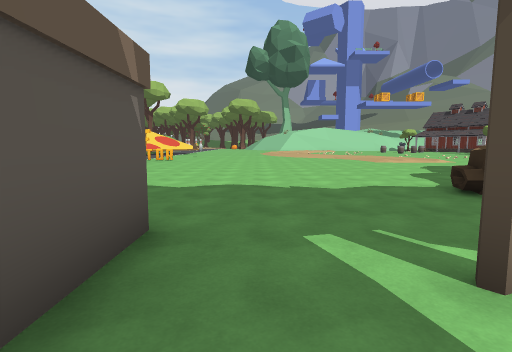
View 1 (above)

24 first-person views from a walk through a Unity game level. The camera is 1.5 m above the floor, tilts 6° down and sees 80° across. The floor is counted in squares, 2 m on a side. Each view is taken from the middle of a square. On the plan, view 1 faces up. The plan holds only what a view shows up to about 10 squares ahead; the rest is blank. The place goes on beyond the plan. The player is left out. Some surface patterns are stand-ins.

View 2
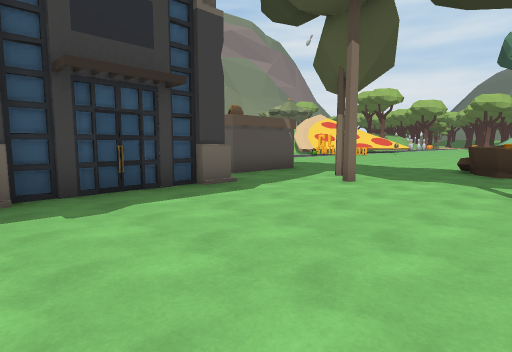

View 3
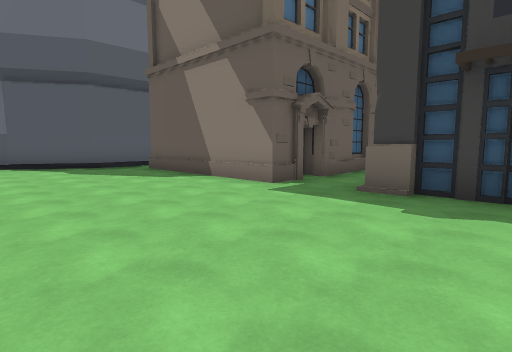

View 4
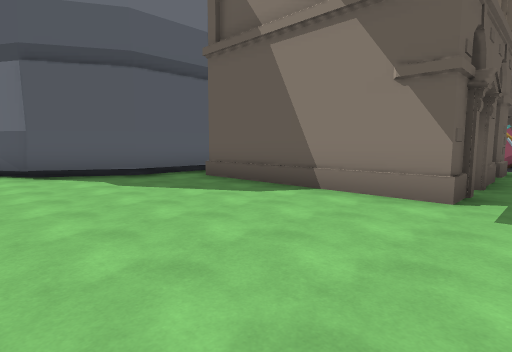

View 5
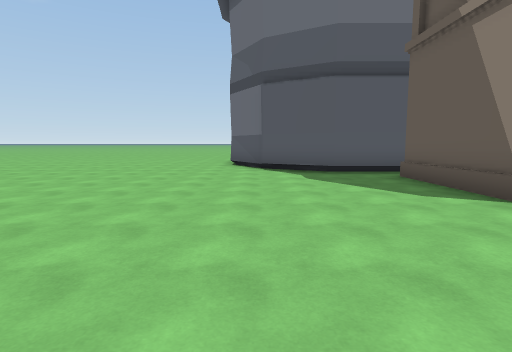

View 6
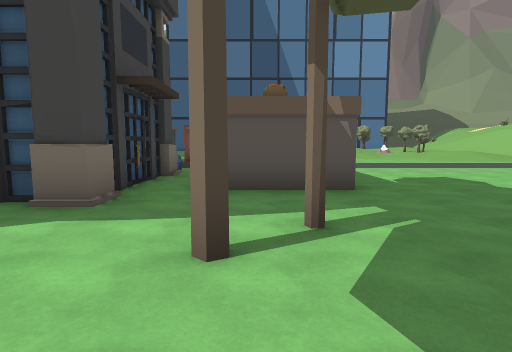

View 7
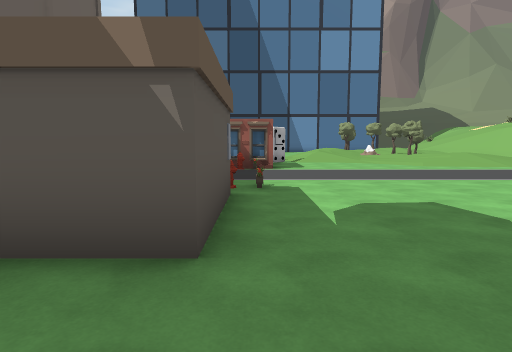

View 8
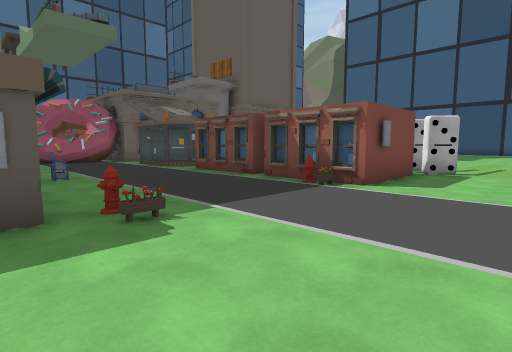

View 9
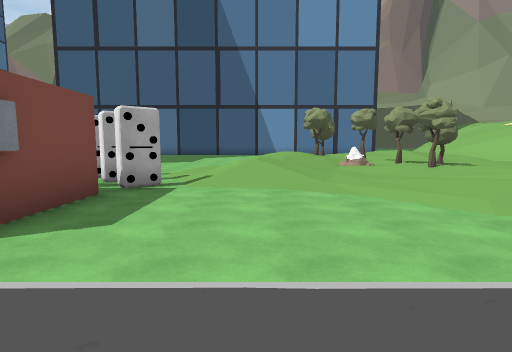

View 10
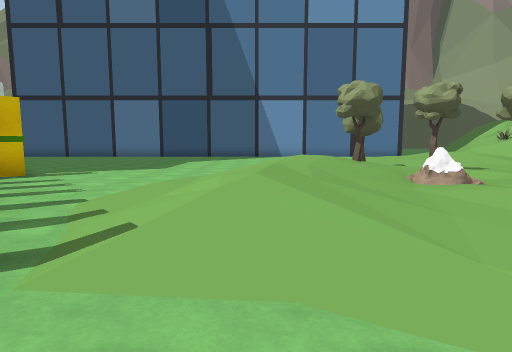

View 11
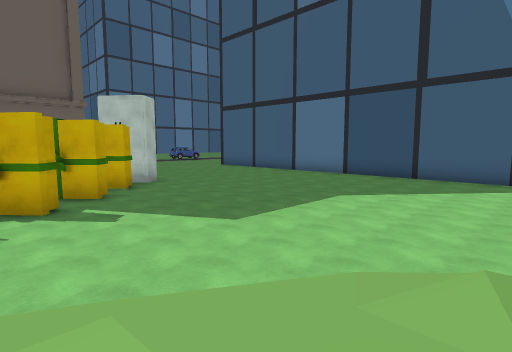

View 12
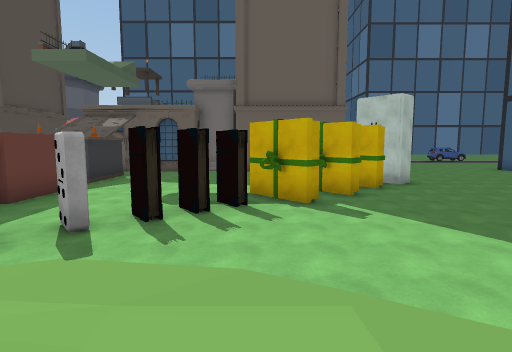

View 13
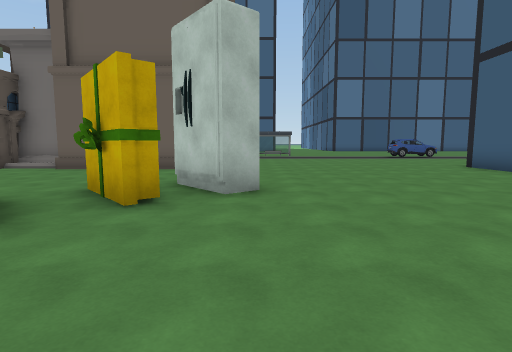

View 14
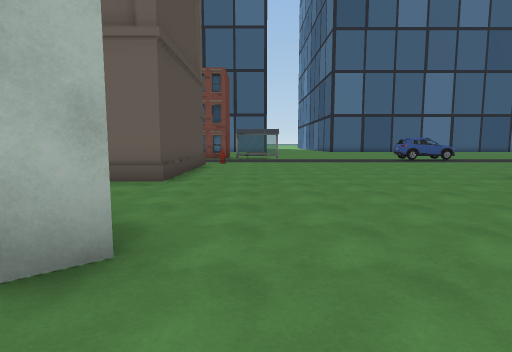

View 15
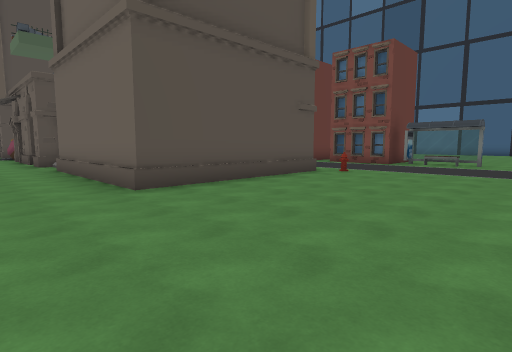

View 16
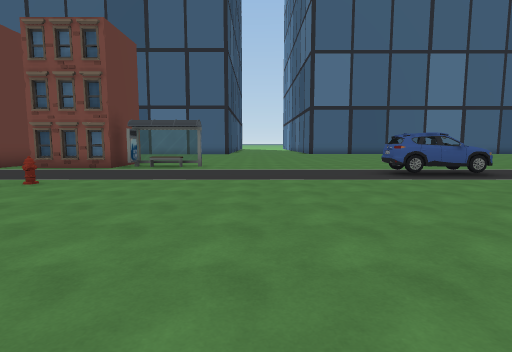

View 17
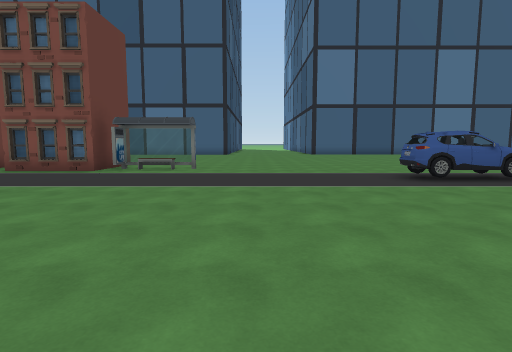

View 18
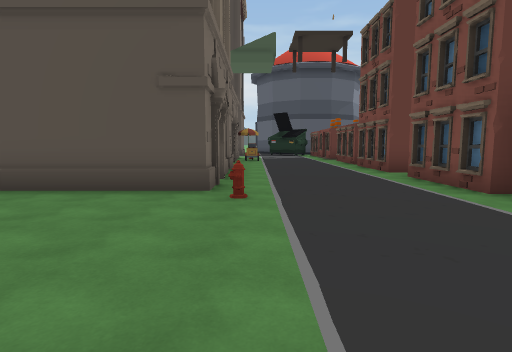

View 19
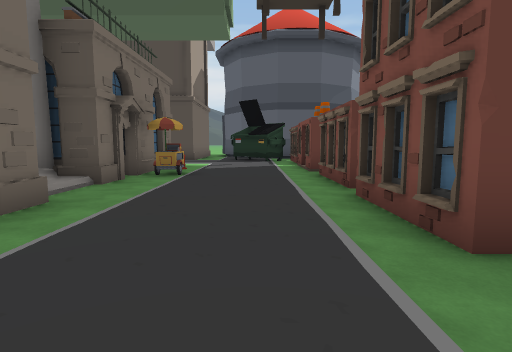

View 20
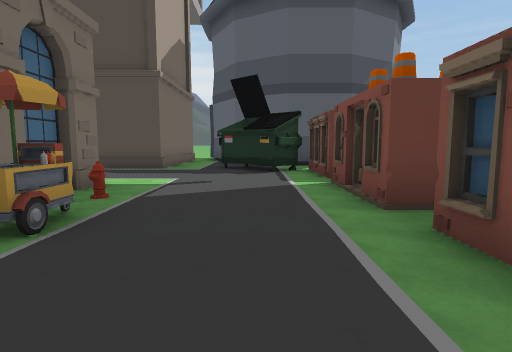

View 21
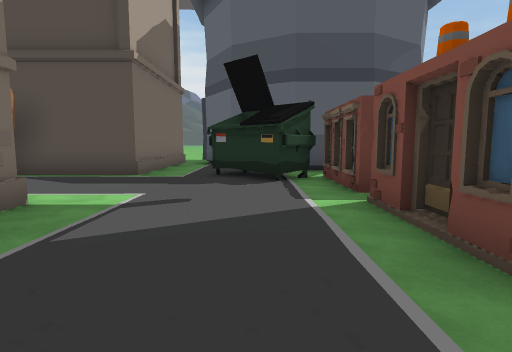

View 22
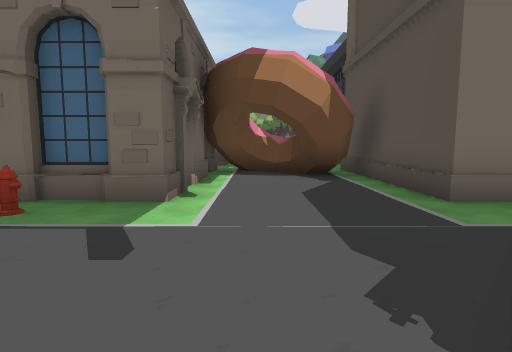

View 23
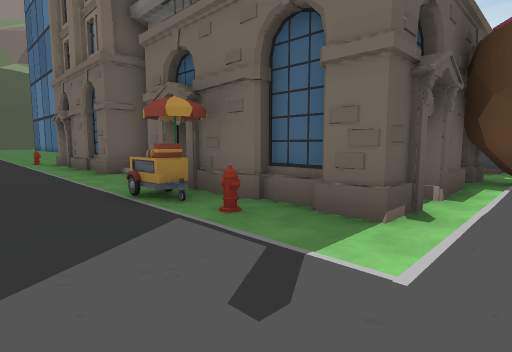

View 24
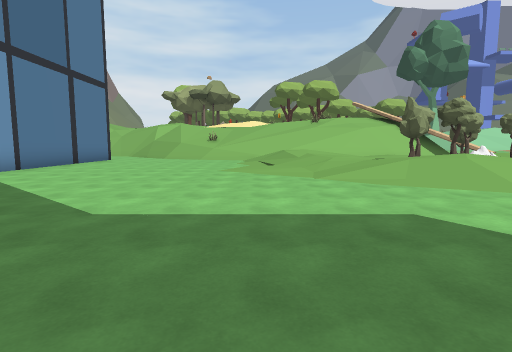

### Floor plan
Key: @ floor where view 1 was taken; # wall or solid block; . main floor; : floor 0.25 m higher than the main floor; + floor 0.5 m higher than the main floor; * floor 0.75 m higher than the main floor; % floor 1 m higher than the main floor; / step, stairs or slope; = window, fence, low wall or low ledge; H hydrant; P poster; T tree; F fridge; B books; C car; O other object.
Columns run from 30 left of view 1 to 5 right of it. Each row starts with its distance up from view 1.
 10   #......./*/://TT///...   .........
  9   #......//// +O+/://..... .........
  8   #.......///TT//::/................
  7   #........///%////................
  6   #.........////*//................
  5   #..........//////..............OO
  4    ...............O...............O
  3     ..............O.##H...HP.......
  2      ...........BO.. #O....###.#...
  1       ........BB.... #.....  #..#..
  0        ......OO.....  .....O #@....
 -1       ......OOO.....  O..O.####.....
 -2      ......OOO......  .....   #.....
 -3      ....FFOO... ...= /...    #.....
 -4     ......F....        ...    #.....
 -5    .............      = ..    #.....
 -6   #...............    .  .  ........
 -7   #.......######.#    ###.#####.....
 -8   #.......#      #    #####  ##.....
 -9  .........#           #.###   #.....
-10 ..........#          ##...#   #.....
-11 ..........#    ###   #....#   #.....
-12  .........#.####.#.###....#####.....
-13 .........H.........OH........ ###...
-14 CC........................O.    ###.
-15 CC.......................OO       #.
-16 ........................OO.
-17 .......OOO######.#O.O####O.#
-18 ..........#   #

Where each view was taken, in squares from view 1:
view 1: 0 up, 0 right, facing up
view 2: 5 down, 5 right, facing up-left
view 3: 3 down, 5 right, facing down-left
view 4: 6 down, 5 right, facing down-left
view 5: 5 down, 4 right, facing down
view 6: 1 up, 4 right, facing left
view 7: 3 up, 1 right, facing left
view 8: 6 up, 3 left, facing down-left
view 9: 6 up, 6 left, facing left
view 10: 6 up, 10 left, facing left
view 11: 7 up, 16 left, facing down-left
view 12: 7 up, 16 left, facing down
view 13: 2 up, 21 left, facing down
view 14: 1 down, 22 left, facing down
view 15: 5 down, 25 left, facing down-right
view 16: 7 down, 25 left, facing down
view 17: 8 down, 25 left, facing down
view 18: 13 down, 25 left, facing right
view 19: 15 down, 19 left, facing right
view 20: 15 down, 14 left, facing right
view 21: 15 down, 12 left, facing right
view 22: 16 down, 7 left, facing up
view 23: 15 down, 7 left, facing up-left
view 24: 0 up, 21 left, facing up
